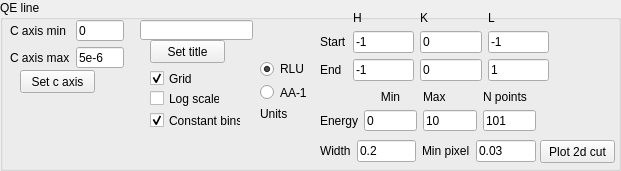
   <widget class="QGroupBox" name="groupBox_2">
    <property name="geometry">
     <rect>
      <x>0</x>
      <y>330</y>
      <width>621</width>
      <height>171</height>
     </rect>
    </property>
    <property name="title">
     <string>QE line</string>
    </property>
    <widget class="QPushButton" name="QELine_plot_button">
     <property name="geometry">
      <rect>
       <x>540</x>
       <y>140</y>
       <width>75</width>
       <height>23</height>
      </rect>
     </property>
     <property name="text">
      <string>Plot 2d cut</string>
     </property>
    </widget>
    <widget class="QCheckBox" name="QELine_ConstantBins_checkBox">
     <property name="geometry">
      <rect>
       <x>150</x>
       <y>110</y>
       <width>91</width>
       <height>21</height>
      </rect>
     </property>
     <property name="text">
      <string>Constant bins</string>
     </property>
     <property name="checked">
      <bool>true</bool>
     </property>
    </widget>
    <widget class="QPushButton" name="QELine_setCAxis_button">
     <property name="geometry">
      <rect>
       <x>20</x>
       <y>70</y>
       <width>75</width>
       <height>23</height>
      </rect>
     </property>
     <property name="text">
      <string>Set c axis</string>
     </property>
    </widget>
    <widget class="QLineEdit" name="QELine_SetTitle_lineEdit">
     <property name="geometry">
      <rect>
       <x>140</x>
       <y>20</y>
       <width>113</width>
       <height>20</height>
      </rect>
     </property>
     <property name="text">
      <string/>
     </property>
    </widget>
    <widget class="QPushButton" name="QELine_SetTitle_button">
     <property name="geometry">
      <rect>
       <x>150</x>
       <y>40</y>
       <width>75</width>
       <height>23</height>
      </rect>
     </property>
     <property name="text">
      <string>Set title</string>
     </property>
    </widget>
    <widget class="QCheckBox" name="QELine_LogScale_checkBox">
     <property name="geometry">
      <rect>
       <x>150</x>
       <y>90</y>
       <width>70</width>
       <height>17</height>
      </rect>
     </property>
     <property name="text">
      <string>Log scale</string>
     </property>
    </widget>
    <widget class="QWidget" name="verticalLayoutWidget_3">
     <property name="geometry">
      <rect>
       <x>260</x>
       <y>60</y>
       <width>51</width>
       <height>61</height>
      </rect>
     </property>
     <layout class="QVBoxLayout" name="verticalLayout_3">
      <item>
       <widget class="QRadioButton" name="QELine_SelectUnits_RLU_radioButton">
        <property name="text">
         <string>RLU</string>
        </property>
        <property name="checked">
         <bool>true</bool>
        </property>
       </widget>
      </item>
      <item>
       <widget class="QRadioButton" name="QELine_SelectUnits_AA_radioButton">
        <property name="text">
         <string>AA-1</string>
        </property>
        <property name="checkable">
         <bool>false</bool>
        </property>
       </widget>
      </item>
      <item>
       <widget class="QLabel" name="label_15">
        <property name="text">
         <string>Units</string>
        </property>
       </widget>
      </item>
     </layout>
    </widget>
    <widget class="QWidget" name="gridLayoutWidget_3">
     <property name="geometry">
      <rect>
       <x>10</x>
       <y>20</y>
       <width>114</width>
       <height>48</height>
      </rect>
     </property>
     <layout class="QGridLayout" name="gridLayout_3">
      <item row="0" column="1">
       <widget class="QLineEdit" name="QELine_CAxisMin_lineEdit">
        <property name="text">
         <string>0</string>
        </property>
       </widget>
      </item>
      <item row="1" column="0">
       <widget class="QLabel" name="label_16">
        <property name="text">
         <string>C axis max</string>
        </property>
       </widget>
      </item>
      <item row="1" column="1">
       <widget class="QLineEdit" name="QELine_CAxisMax_lineEdit">
        <property name="text">
         <string>5e-6</string>
        </property>
       </widget>
      </item>
      <item row="0" column="0">
       <widget class="QLabel" name="label_22">
        <property name="text">
         <string>C axis min</string>
        </property>
       </widget>
      </item>
     </layout>
    </widget>
    <widget class="QCheckBox" name="QELine_Grid_checkBox">
     <property name="geometry">
      <rect>
       <x>150</x>
       <y>70</y>
       <width>70</width>
       <height>17</height>
      </rect>
     </property>
     <property name="text">
      <string>Grid</string>
     </property>
     <property name="checked">
      <bool>true</bool>
     </property>
    </widget>
    <widget class="QWidget" name="gridLayoutWidget_4">
     <property name="geometry">
      <rect>
       <x>320</x>
       <y>10</y>
       <width>229</width>
       <height>71</height>
      </rect>
     </property>
     <layout class="QGridLayout" name="gridLayout_4">
      <item row="1" column="0">
       <widget class="QLabel" name="label_20">
        <property name="text">
         <string>Start</string>
        </property>
       </widget>
      </item>
      <item row="3" column="0">
       <widget class="QLabel" name="label_21">
        <property name="text">
         <string>End</string>
        </property>
       </widget>
      </item>
      <item row="1" column="1">
       <widget class="QLineEdit" name="QELine_HStart_lineEdit">
        <property name="text">
         <string>-1</string>
        </property>
       </widget>
      </item>
      <item row="1" column="2">
       <widget class="QLineEdit" name="QELine_KStart_lineEdit">
        <property name="text">
         <string>0</string>
        </property>
       </widget>
      </item>
      <item row="1" column="3">
       <widget class="QLineEdit" name="QELine_LStart_lineEdit">
        <property name="text">
         <string>-1</string>
        </property>
       </widget>
      </item>
      <item row="0" column="1">
       <widget class="QLabel" name="label_18">
        <property name="text">
         <string>H</string>
        </property>
       </widget>
      </item>
      <item row="0" column="2">
       <widget class="QLabel" name="label_19">
        <property name="text">
         <string>K</string>
        </property>
       </widget>
      </item>
      <item row="0" column="3">
       <widget class="QLabel" name="label_17">
        <property name="text">
         <string>L</string>
        </property>
       </widget>
      </item>
      <item row="3" column="1">
       <widget class="QLineEdit" name="QELine_HEnd_lineEdit">
        <property name="text">
         <string>-1</string>
        </property>
       </widget>
      </item>
      <item row="3" column="2">
       <widget class="QLineEdit" name="QELine_KEnd_lineEdit">
        <property name="text">
         <string>0</string>
        </property>
       </widget>
      </item>
      <item row="3" column="3">
       <widget class="QLineEdit" name="QELine_LEnd_lineEdit">
        <property name="text">
         <string>1</string>
        </property>
       </widget>
      </item>
     </layout>
    </widget>
    <widget class="QWidget" name="gridLayoutWidget_8">
     <property name="geometry">
      <rect>
       <x>320</x>
       <y>90</y>
       <width>216</width>
       <height>41</height>
      </rect>
     </property>
     <layout class="QGridLayout" name="gridLayout_8">
      <item row="1" column="0">
       <widget class="QLabel" name="label_31">
        <property name="text">
         <string>Energy</string>
        </property>
       </widget>
      </item>
      <item row="1" column="1">
       <widget class="QLineEdit" name="QELine_EMin_lineEdit">
        <property name="text">
         <string>0</string>
        </property>
       </widget>
      </item>
      <item row="1" column="3">
       <widget class="QLineEdit" name="QELine_NPoints_lineEdit">
        <property name="text">
         <string>101</string>
        </property>
       </widget>
      </item>
      <item row="1" column="2">
       <widget class="QLineEdit" name="QELine_EMax_lineEdit">
        <property name="text">
         <string>10</string>
        </property>
       </widget>
      </item>
      <item row="0" column="1">
       <widget class="QLabel" name="label_32">
        <property name="text">
         <string>Min</string>
        </property>
        <property name="alignment">
         <set>Qt::AlignCenter</set>
        </property>
       </widget>
      </item>
      <item row="0" column="2">
       <widget class="QLabel" name="label_33">
        <property name="text">
         <string>Max</string>
        </property>
       </widget>
      </item>
      <item row="0" column="3">
       <widget class="QLabel" name="label_34">
        <property name="text">
         <string>N points</string>
        </property>
       </widget>
      </item>
     </layout>
    </widget>
    <widget class="QWidget" name="gridLayoutWidget_9">
     <property name="geometry">
      <rect>
       <x>320</x>
       <y>140</y>
       <width>216</width>
       <height>22</height>
      </rect>
     </property>
     <layout class="QGridLayout" name="gridLayout_9">
      <item row="0" column="2">
       <widget class="QLabel" name="label_37">
        <property name="text">
         <string>Min pixel</string>
        </property>
       </widget>
      </item>
      <item row="0" column="0">
       <widget class="QLabel" name="label_36">
        <property name="text">
         <string>Width</string>
        </property>
       </widget>
      </item>
      <item row="0" column="1">
       <widget class="QLineEdit" name="QELine_Width_lineEdit">
        <property name="text">
         <string>0.2</string>
        </property>
       </widget>
      </item>
      <item row="0" column="3">
       <widget class="QLineEdit" name="QELine_MinPixel_lineEdit">
        <property name="text">
         <string>0.03</string>
        </property>
       </widget>
      </item>
     </layout>
    </widget>
   </widget>
